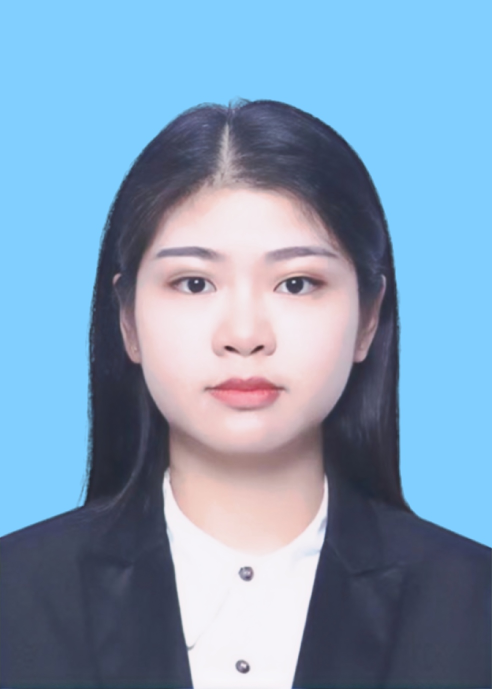
#> input picture 20231119RMB500Day10/0003.jpg, 984 x 1378 px (shown at 1/2 size)
$ python face2.py
#> lines starting #> are read from the running program, lines starting #| are printed output that depends on the picture
import cv2

def crop_image_around_face(image_path):
    # 加载Haar特征级联分类器
#> called with image_path = '0003.jpg'
    face_cascade = cv2.CascadeClassifier(cv2.data.haarcascades + 'haarcascade_frontalface_default.xml')

    # 读取图片
    k = cv2.imread(image_path)
#> k is the input picture: shape (1378, 984, 3); mean B, G, R 184.1, 157.1, 129.1
    # 调整图像大小
    image = cv2.resize(k, (492, 689))
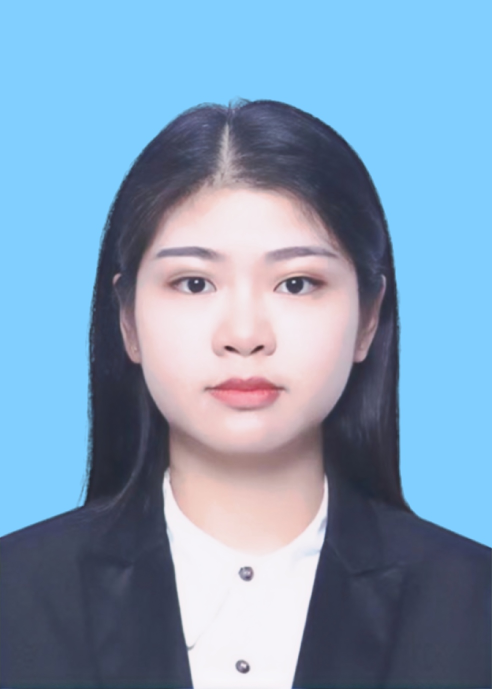
#> image: shape (689, 492, 3); mean B, G, R 184.2, 157.2, 129.1
    gray = cv2.cvtColor(image, cv2.COLOR_BGR2GRAY)
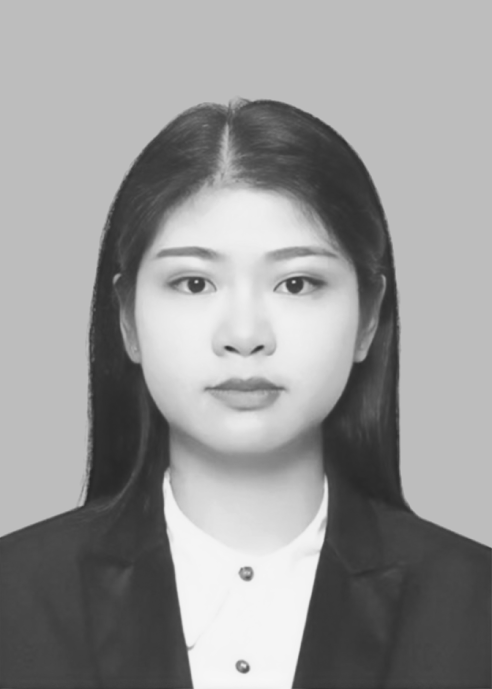
#> gray: shape (689, 492); min 39, max 247, mean 151.8

    # 进行人脸检测
    faces = face_cascade.detectMultiScale(gray, 1.1, 4)
#> faces = [[105, 179, 275, 275]]

    if len(faces) == 0:
        print("No faces found in the image.")
        return

    # 仅考虑第一个检测到的人脸
    for (x, y, w, h) in faces:
        # 计算裁剪区域
        center_x = x + w / 2
        new_width = int(w * 1.6)  # 总宽度为人脸宽度的1.6倍
        left = int(center_x - new_width / 2)
        right = int(center_x + new_width / 2)

        # 确保裁剪区域不超出原始图像
        left = max(0, left)
        right = min(image.shape[1], right)

        # 裁剪图像
        cropped_image = image[y:y+h, left:right]

        # 显示裁剪后的图像
        cv2.imshow('Cropped Image', cropped_image)
        cv2.waitKey(0)
        cv2.destroyAllWindows()

        # 可以选择保存图片
        # cv2.imwrite('cropped_image.jpg', cropped_image)

        break  # 只处理第一个检测到的脸
#> this loop made 1 pass
#> (x, y, w, h, center_x, new_width, left, right) on pass 1: (105, 179, 275, 275, 242.5, 440, 22, 462)
#> pass 1, in crop_image_around_face, `cropped_image = image[y:y+h, left:right]`:
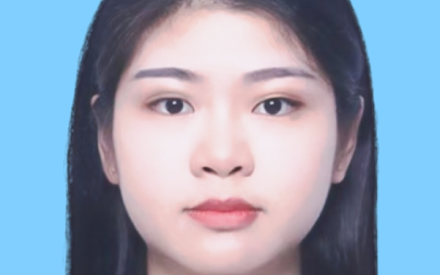
#> cropped_image: shape (275, 440, 3); mean B, G, R 184.7, 163.5, 149.8

# 使用示例
image_path = '0003.jpg'  # 替换为你的图片路径
crop_image_around_face(image_path)

$ run again, with 20231119RMB500Day10/0001.jpg copied over 20231119RMB500Day10/0003.jpg
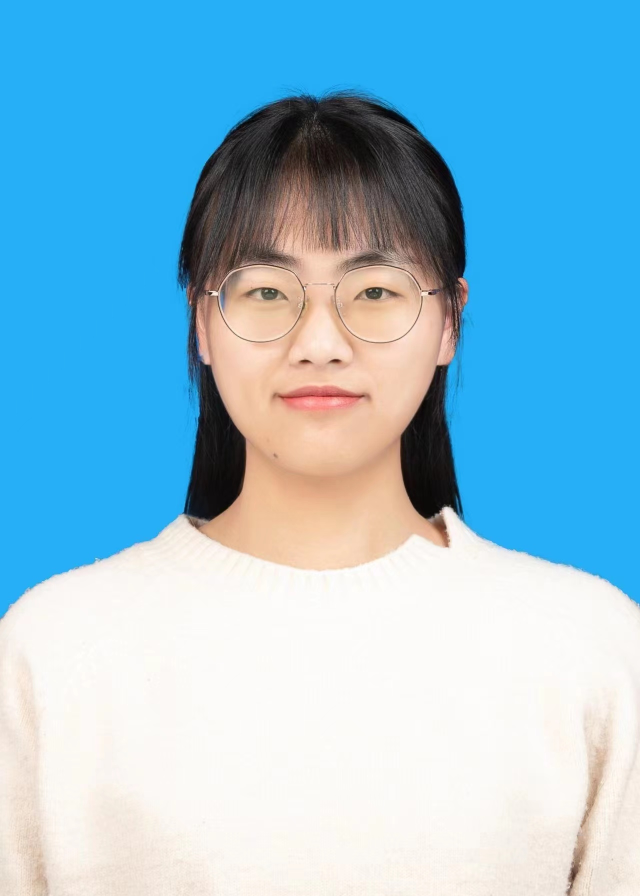
#> input picture 20231119RMB500Day10/0001.jpg, 1280 x 1792 px (shown at 1/2 size)
#> in crop_image_around_face, k is the input picture: shape (1792, 1280, 3); mean B, G, R 216.1, 190.9, 140.6
#> in crop_image_around_face, `gray = cv2.cvtColor(image, cv2.COLOR_BGR2GRAY)`:
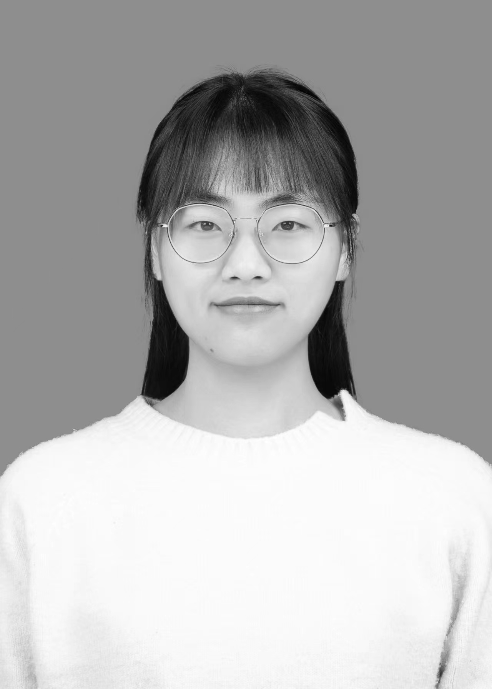
#> gray: shape (689, 492); min 1, max 255, mean 178.6
#> faces = [[140, 151, 203, 203]]
#> the loop in crop_image_around_face, `for (x, y, w, h) in faces:` made 1 pass
#> (x, y, w, h, center_x, new_width, left, right) on pass 1: (140, 151, 203, 203, 241.5, 324, 79, 403)
#> pass 1, in crop_image_around_face, `cropped_image = image[y:y+h, left:right]`:
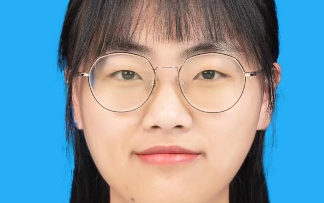
#> cropped_image: shape (203, 324, 3); mean B, G, R 166.9, 151.2, 121.7

$ run again, with 20231119RMB500Day10/0008.jpg copied over 20231119RMB500Day10/0003.jpg
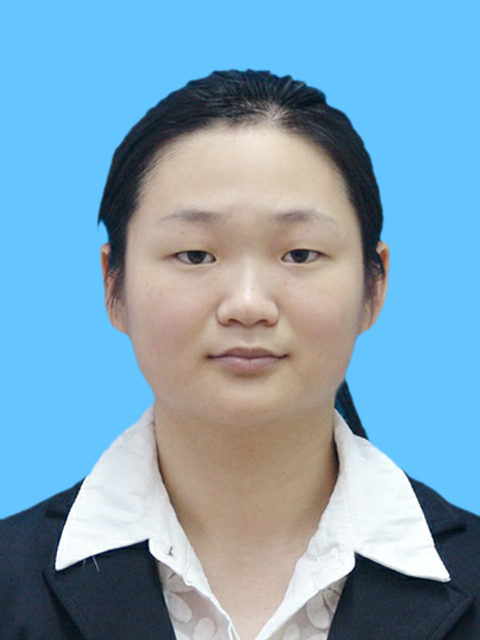
#> input picture 20231119RMB500Day10/0008.jpg, 480 x 640 px
#> in crop_image_around_face, k is the input picture: shape (640, 480, 3); mean B, G, R 186.6, 164.1, 126.5
#> in crop_image_around_face, `gray = cv2.cvtColor(image, cv2.COLOR_BGR2GRAY)`:
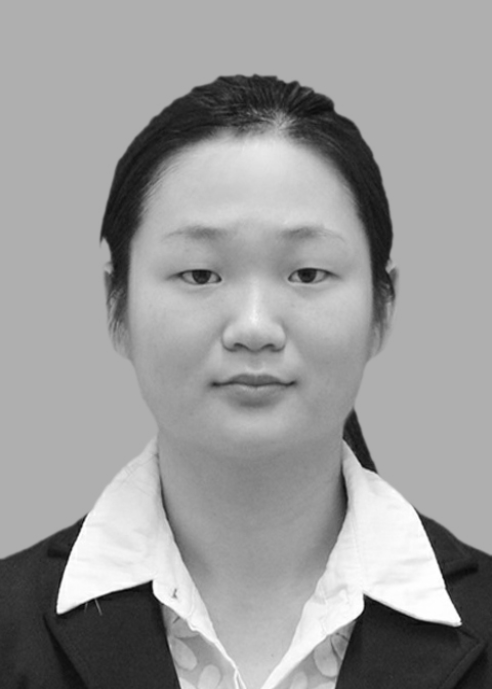
#> gray: shape (689, 492); min 4, max 255, mean 155.4
#> faces = [[95, 149, 315, 315]]
#> the loop in crop_image_around_face, `for (x, y, w, h) in faces:` made 1 pass
#> (x, y, w, h, center_x, new_width, left, right) on pass 1: (95, 149, 315, 315, 252.5, 504, 0, 492)
#> pass 1, in crop_image_around_face, `cropped_image = image[y:y+h, left:right]`:
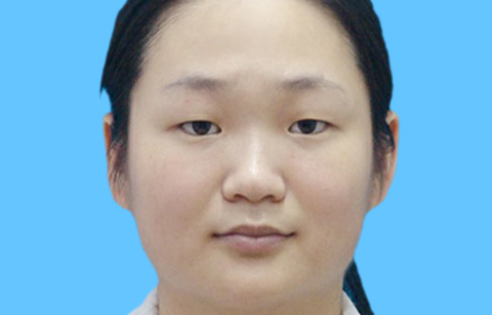
#> cropped_image: shape (315, 492, 3); mean B, G, R 191.9, 171.2, 135.4

$ run again, with 20231119RMB500Day10/blue.jpg copied over 20231119RMB500Day10/0003.jpg
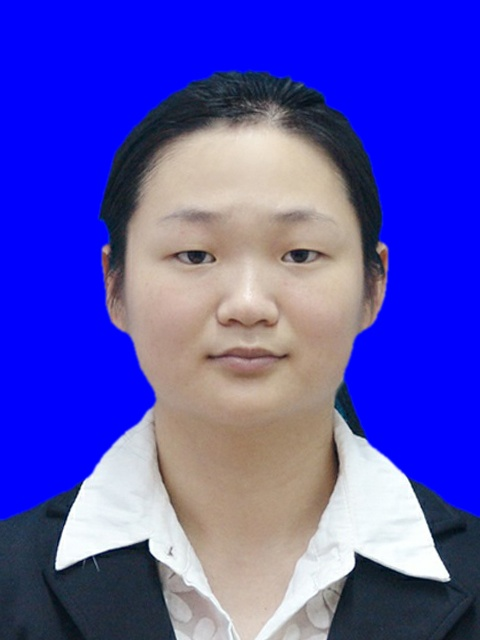
#> input picture 20231119RMB500Day10/blue.jpg, 480 x 640 px
#> in crop_image_around_face, k is the input picture: shape (640, 480, 3); mean B, G, R 187, 77.6, 82
#> in crop_image_around_face, `gray = cv2.cvtColor(image, cv2.COLOR_BGR2GRAY)`:
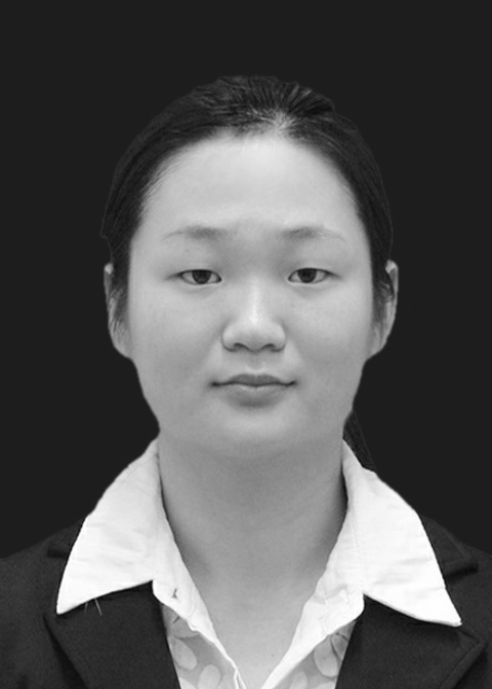
#> gray: shape (689, 492); min 4, max 255, mean 91.3
#> faces = [[94, 145, 313, 313]]
#> the loop in crop_image_around_face, `for (x, y, w, h) in faces:` made 1 pass
#> (x, y, w, h, center_x, new_width, left, right) on pass 1: (94, 145, 313, 313, 250.5, 500, 0, 492)
#> pass 1, in crop_image_around_face, `cropped_image = image[y:y+h, left:right]`:
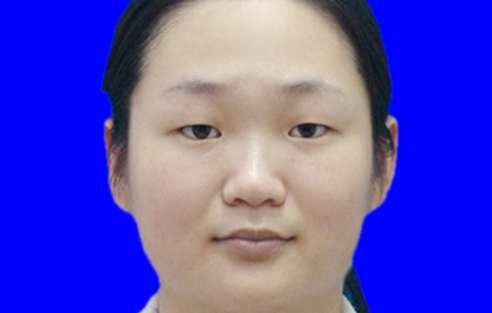
#> cropped_image: shape (313, 492, 3); mean B, G, R 192.3, 77.5, 86.9
